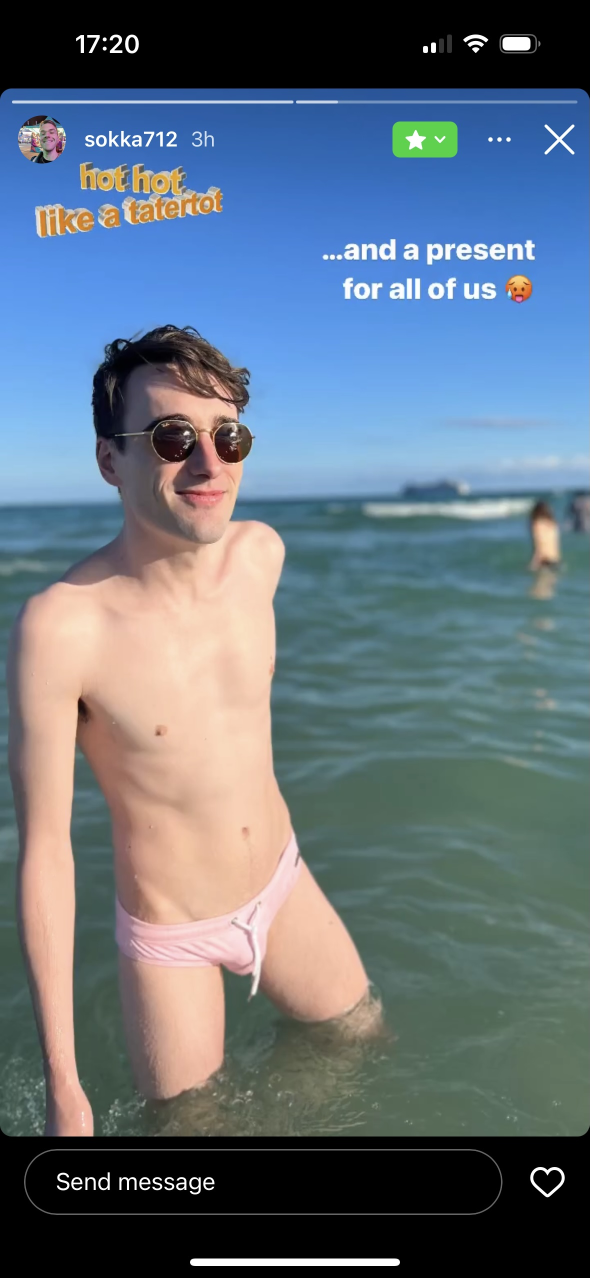
#> input picture z-archive/resize-small/IMG_3268.jpg, 1179 x 2556 px (shown at 1/2 size)
$ python -i resize_images.py   (imports and definitions only)
#> lines starting #> are read from the running program, lines starting #| are printed output that depends on the picture
#!/usr/bin/env python3
"""
Script to resize all JPG and PNG images in z-archive to 900x900 pixels.
For non-square images, crops the middle square portion.
PNG files are converted to JPEG format.
Saves resized images to the resize-large folder.
"""

import os
from pathlib import Path
from PIL import Image

# [14 lines left out: function find_image_files, not called in this run]

def resize_image(input_path, output_path, size=(900, 900)):
    """Resize an image to the specified size, cropping middle square if not square."""
#> called with input_path = '../resize-small/IMG_3268.jpg', output_path = 'out.png', size = (900, 900)
    try:
        with Image.open(input_path) as img:
            # Convert to RGB if necessary
#> img is the input picture: PIL image 1179x2556 RGB; mean R, G, B 98.7, 112.7, 125.4
            if img.mode != 'RGB':
                img = img.convert('RGB')

            width, height = img.size
#> width = 1179; height = 2556

            # If image is not square, crop the middle square
            if width != height:
                # Determine the size of the square (use the smaller dimension)
                square_size = min(width, height)
#> square_size = 1179

                # Calculate crop box to get middle square
                if width > height:
                    # Landscape: crop from sides
                    left = (width - square_size) // 2
                    top = 0
                    right = left + square_size
                    bottom = height
                else:
                    # Portrait: crop from top/bottom
                    left = 0
                    top = (height - square_size) // 2
#> top = 688
                    right = width
#> right = 1179
                    bottom = top + square_size
#> bottom = 1867

                # Crop to middle square
                img = img.crop((left, top, right, bottom))
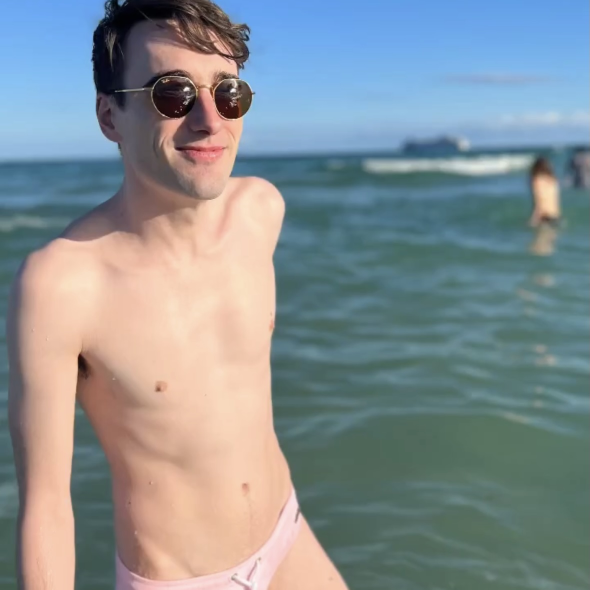
#> img: PIL image 1179x1179 RGB (shown at 1/2 size); mean R, G, B 133.3, 143.1, 147.2

            # Resize the (now square) image to target size
            img = img.resize(size, Image.Resampling.LANCZOS)
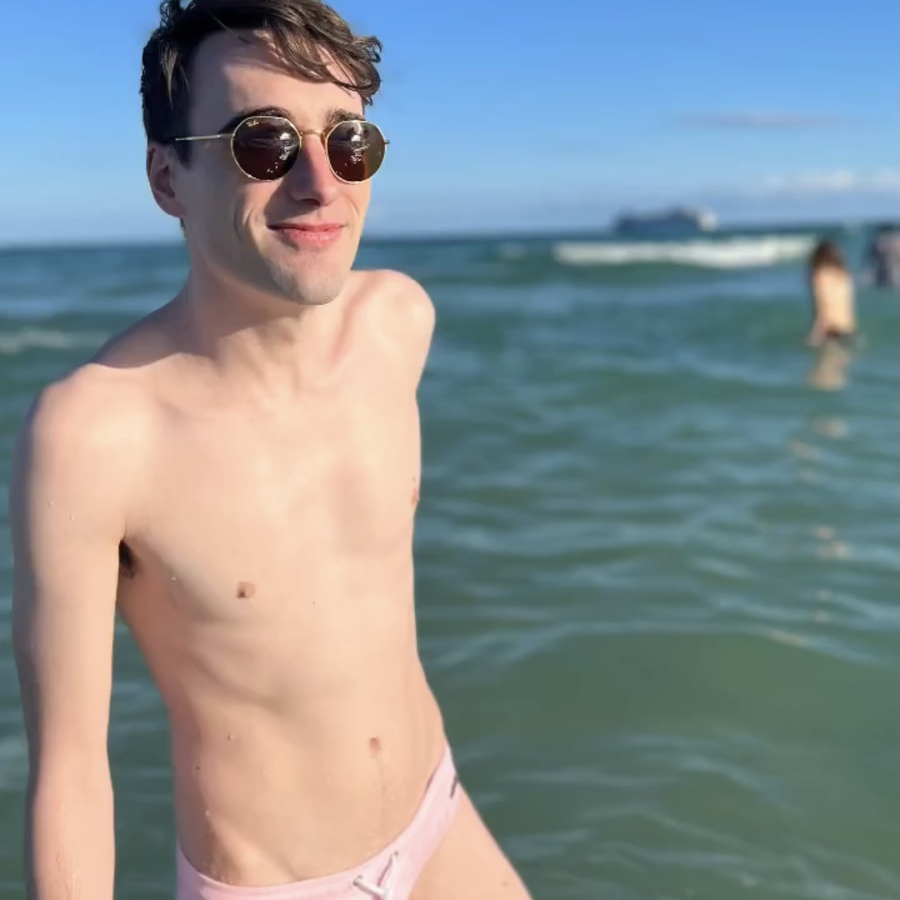
#> img: PIL image 900x900 RGB; mean R, G, B 133.3, 143.1, 147.2

            img.save(output_path, 'JPEG', quality=85)
            return True
    except Exception as e:
        print(f"Error processing {input_path}: {e}")
        return False

# [49 lines left out: function main, not called in this run]

# [2 lines not run here, left out]

>>> result = resize_image('../resize-small/IMG_3268.jpg', 'out.png')
